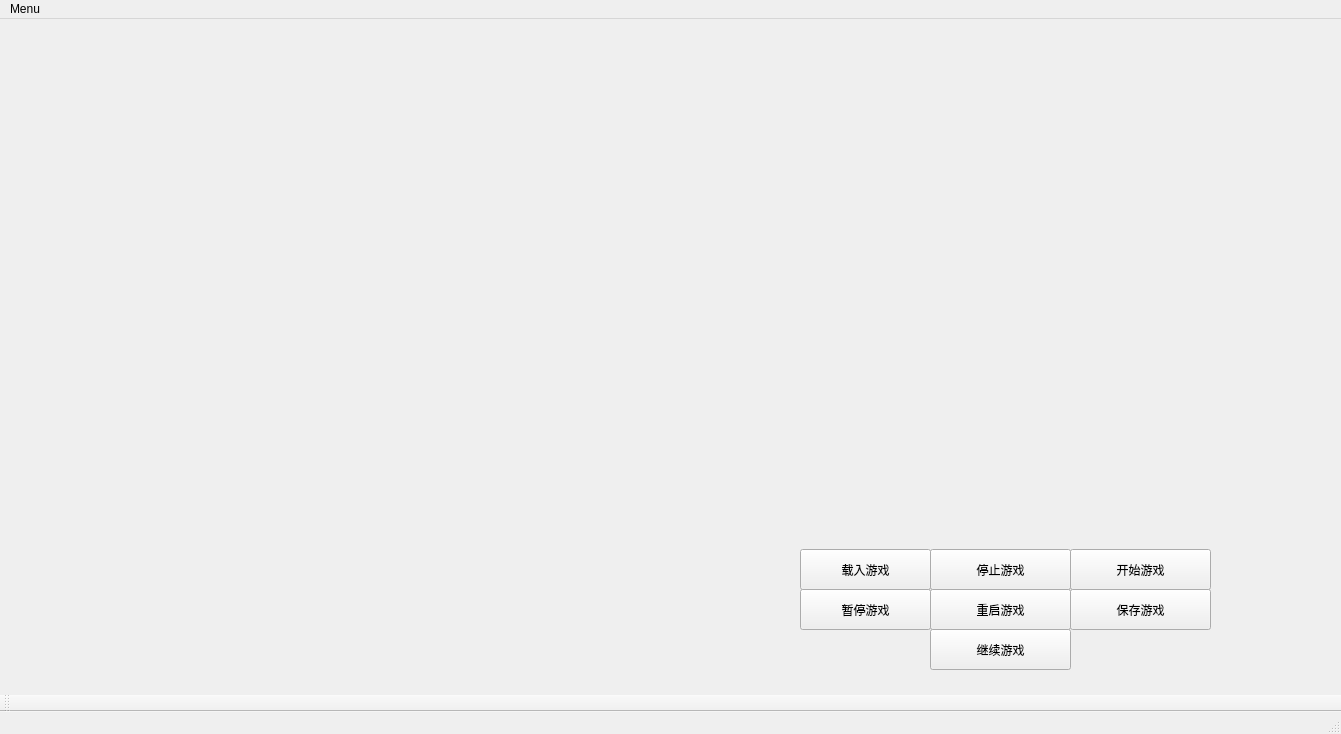
<?xml version="1.0" encoding="UTF-8"?>
<ui version="4.0">
 <class>MainWindow</class>
 <widget class="QMainWindow" name="MainWindow">
  <property name="geometry">
   <rect>
    <x>0</x>
    <y>0</y>
    <width>1341</width>
    <height>734</height>
   </rect>
  </property>
  <property name="focusPolicy">
   <enum>Qt::ClickFocus</enum>
  </property>
  <property name="windowTitle">
   <string>MainWindow</string>
  </property>
  <widget class="QWidget" name="centralwidget">
   <widget class="QPushButton" name="startgame">
    <property name="geometry">
     <rect>
      <x>1070</x>
      <y>530</y>
      <width>141</width>
      <height>41</height>
     </rect>
    </property>
    <property name="focusPolicy">
     <enum>Qt::NoFocus</enum>
    </property>
    <property name="text">
     <string>开始游戏</string>
    </property>
   </widget>
   <widget class="QPushButton" name="pause_game">
    <property name="geometry">
     <rect>
      <x>800</x>
      <y>570</y>
      <width>131</width>
      <height>41</height>
     </rect>
    </property>
    <property name="focusPolicy">
     <enum>Qt::NoFocus</enum>
    </property>
    <property name="text">
     <string>暂停游戏</string>
    </property>
   </widget>
   <widget class="QPushButton" name="Continue_game">
    <property name="geometry">
     <rect>
      <x>930</x>
      <y>610</y>
      <width>141</width>
      <height>41</height>
     </rect>
    </property>
    <property name="focusPolicy">
     <enum>Qt::NoFocus</enum>
    </property>
    <property name="text">
     <string>继续游戏</string>
    </property>
   </widget>
   <widget class="QPushButton" name="Save_game">
    <property name="geometry">
     <rect>
      <x>1070</x>
      <y>570</y>
      <width>141</width>
      <height>41</height>
     </rect>
    </property>
    <property name="focusPolicy">
     <enum>Qt::NoFocus</enum>
    </property>
    <property name="text">
     <string>保存游戏</string>
    </property>
   </widget>
   <widget class="QPushButton" name="read_game">
    <property name="geometry">
     <rect>
      <x>800</x>
      <y>530</y>
      <width>131</width>
      <height>41</height>
     </rect>
    </property>
    <property name="focusPolicy">
     <enum>Qt::NoFocus</enum>
    </property>
    <property name="text">
     <string>载入游戏</string>
    </property>
   </widget>
   <widget class="QPushButton" name="exit_game">
    <property name="geometry">
     <rect>
      <x>930</x>
      <y>530</y>
      <width>141</width>
      <height>41</height>
     </rect>
    </property>
    <property name="focusPolicy">
     <enum>Qt::NoFocus</enum>
    </property>
    <property name="text">
     <string>停止游戏</string>
    </property>
   </widget>
   <widget class="QPushButton" name="Reset_game">
    <property name="geometry">
     <rect>
      <x>930</x>
      <y>570</y>
      <width>141</width>
      <height>41</height>
     </rect>
    </property>
    <property name="focusPolicy">
     <enum>Qt::NoFocus</enum>
    </property>
    <property name="text">
     <string>重启游戏</string>
    </property>
   </widget>
  </widget>
  <widget class="QStatusBar" name="statusbar"/>
  <widget class="QMenuBar" name="menubar">
   <property name="geometry">
    <rect>
     <x>0</x>
     <y>0</y>
     <width>1341</width>
     <height>21</height>
    </rect>
   </property>
   <widget class="QMenu" name="menuMenu">
    <property name="title">
     <string>Menu</string>
    </property>
    <addaction name="actionStart"/>
    <addaction name="actionLoad"/>
    <addaction name="actionExit"/>
    <addaction name="actionReset"/>
    <addaction name="actionPause"/>
    <addaction name="actionContinue"/>
    <addaction name="actionSave"/>
   </widget>
   <addaction name="menuMenu"/>
  </widget>
  <widget class="QToolBar" name="toolBar">
   <property name="windowTitle">
    <string>toolBar</string>
   </property>
   <attribute name="toolBarArea">
    <enum>BottomToolBarArea</enum>
   </attribute>
   <attribute name="toolBarBreak">
    <bool>false</bool>
   </attribute>
  </widget>
  <action name="actionStart">
   <property name="text">
    <string>Start</string>
   </property>
  </action>
  <action name="actionExit">
   <property name="text">
    <string>Exit</string>
   </property>
  </action>
  <action name="actionLoad">
   <property name="text">
    <string>Load</string>
   </property>
  </action>
  <action name="actionReset">
   <property name="text">
    <string>Reset</string>
   </property>
  </action>
  <action name="actionPause">
   <property name="text">
    <string>Pause</string>
   </property>
  </action>
  <action name="actionContinue">
   <property name="text">
    <string>Continue</string>
   </property>
  </action>
  <action name="actionSave">
   <property name="text">
    <string>Save</string>
   </property>
  </action>
 </widget>
 <resources/>
 <connections/>
</ui>
